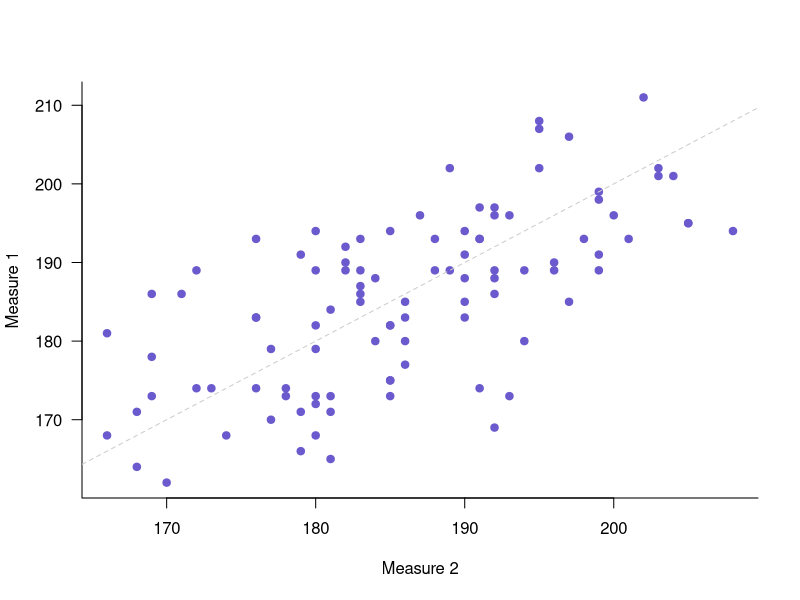
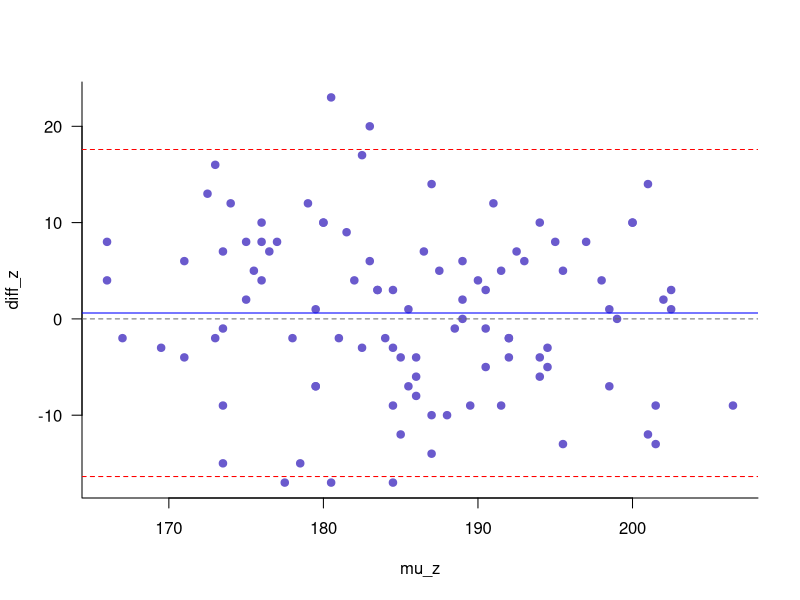

Recreate these plots in R, in order.
## ---- chunk 1
rethink_palette <- c("#8080FF","#F98400","#00A08A","#E2AD00","#FF0000")
## ---- chunk 2
N <- 100
Y_true <- runif(n = N, min = 170, 200)
X1 <- round(rnorm(N, Y_true, 5),0)
X2 <- round(rnorm(N, Y_true, 7),0)

z <- cbind(X1,X2)

## ---- chunk 3
plot(z, bty = "l", las = 1,  cex.axis = 1, pch = 19,
     ylab = "Measure 1", xlab = "Measure 2", col ="slateblue")
abline(a = 0,b = 1, lty = 2, col = "grey80")
## ---- chunk 4
mu_z <- rowMeans(z)
diff_z <- z[,1] - z[,2]
mu_diff <- mean(diff_z)
ba_lower <- mu_diff - 1.96*sd(diff_z)
ba_upper <- mu_diff + 1.96*sd(diff_z)
plot(mu_z, diff_z, pch = 19, bty = "l", 
     las = 1,  cex.axis = 1, col = "slateblue" )
abline(h = ba_lower, col = "red", lty = "dashed")
abline(h = ba_upper, col = "red", lty = "dashed")
abline(h = 0, lty = 2, col = "grey40")
abline(h = mu_diff, col = "blue")
## ---- chunk 5
mean(diff_z>ba_upper|diff_z<ba_lower)
